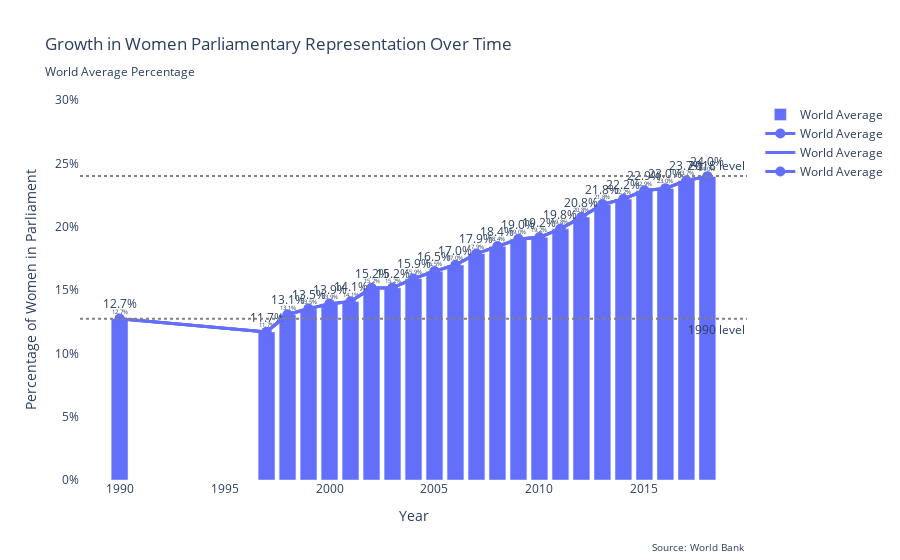

The cell this chart's notebook holds for it:
### Code cell
# Add line trace for world average
fig.add_trace(go.Scatter(
    x=df['year'],
    y=df['% of MPs who are women'],
    name='World Average',
    mode='lines+markers',
    line=dict(color='#636EFA', width=3),
    marker=dict(size=10),
    text=[f"{df['% of MPs who are women'].iloc[0]:.1f}%"] +  # First value
         [None]*(len(df)-2) +                               # Middle values (hidden)
         [f"{df['% of MPs who are women'].iloc[-1]:.1f}%"], # Last value
    textposition='top center'
))

### Figure 1 — Plotly figure (JSON) as saved in the notebook; plotly's stock layout.template omitted (floating-point values rounded to 4 significant figures)
{"data": [{"marker": {"color": "#636EFA"}, "name": "World Average", "text": ["12.7%", "11.7%", "13.1%", "13.5%", "13.9%", "14.1%", "15.2%", "15.2%", "15.9%", "16.5%", "17.0%", "17.9%", "18.4%", "19.0%", "19.2%", "19.8%", "20.8%", "21.8%", "22.2%", "22.9%", "23.0%", "23.7%", "24.0%"], "textposition": "outside", "type": "bar", "x": [1990, 1997, 1998, 1999, 2000, 2001, 2002, 2003, 2004, 2005, 2006, 2007, 2008, 2009, 2010, 2011, 2012, 2013, 2014, 2015, 2016, 2017, 2018], "y": [12.73, 11.69, 13.07, 13.52, 13.91, 14.09, 15.16, 15.18, 15.9, 16.48, 16.98, 17.87, 18.45, 19.03, 19.16, 19.83, 20.76, 21.77, 22.18, 22.85, 23.02, 23.65, 23.97]}, {"line": {"color": "#636EFA", "width": 3}, "marker": {"size": 10}, "mode": "lines+markers+text", "name": "World Average", "text": ["12.7%", "11.7%", "13.1%", "13.5%", "13.9%", "14.1%", "15.2%", "15.2%", "15.9%", "16.5%", "17.0%", "17.9%", "18.4%", "19.0%", "19.2%", "19.8%", "20.8%", "21.8%", "22.2%", "22.9%", "23.0%", "23.7%", "24.0%"], "textposition": "top center", "type": "scatter", "x": [1990, 1997, 1998, 1999, 2000, 2001, 2002, 2003, 2004, 2005, 2006, 2007, 2008, 2009, 2010, 2011, 2012, 2013, 2014, 2015, 2016, 2017, 2018], "y": [12.73, 11.69, 13.07, 13.52, 13.91, 14.09, 15.16, 15.18, 15.9, 16.48, 16.98, 17.87, 18.45, 19.03, 19.16, 19.83, 20.76, 21.77, 22.18, 22.85, 23.02, 23.65, 23.97]}, {"line": {"color": "#636EFA", "width": 3}, "marker": {"size": 10}, "mode": "lines", "name": "World Average", "text": ["12.7%", "11.7%", "13.1%", "13.5%", "13.9%", "14.1%", "15.2%", "15.2%", "15.9%", "16.5%", "17.0%", "17.9%", "18.4%", "19.0%", "19.2%", "19.8%", "20.8%", "21.8%", "22.2%", "22.9%", "23.0%", "23.7%", "24.0%"], "textposition": "top center", "type": "scatter", "x": [1990, 1997, 1998, 1999, 2000, 2001, 2002, 2003, 2004, 2005, 2006, 2007, 2008, 2009, 2010, 2011, 2012, 2013, 2014, 2015, 2016, 2017, 2018], "y": [12.73, 11.69, 13.07, 13.52, 13.91, 14.09, 15.16, 15.18, 15.9, 16.48, 16.98, 17.87, 18.45, 19.03, 19.16, 19.83, 20.76, 21.77, 22.18, 22.85, 23.02, 23.65, 23.97]}, {"line": {"color": "#636EFA", "width": 3}, "marker": {"size": 10}, "mode": "lines+markers", "name": "World Average", "text": ["12.7%", null, null, null, null, null, null, null, null, null, null, null, null, null, null, null, null, null, null, null, null, null, "24.0%"], "textposition": "top center", "type": "scatter", "x": [1990, 1997, 1998, 1999, 2000, 2001, 2002, 2003, 2004, 2005, 2006, 2007, 2008, 2009, 2010, 2011, 2012, 2013, 2014, 2015, 2016, 2017, 2018], "y": [12.73, 11.69, 13.07, 13.52, 13.91, 14.09, 15.16, 15.18, 15.9, 16.48, 16.98, 17.87, 18.45, 19.03, 19.16, 19.83, 20.76, 21.77, 22.18, 22.85, 23.02, 23.65, 23.97]}], "layout": {"annotations": [{"font": {"size": 10}, "showarrow": false, "text": "Source: World Bank", "x": 1, "xref": "paper", "y": -0.2, "yref": "paper"}, {"showarrow": false, "text": "1990 level", "x": 1, "xanchor": "right", "xref": "x domain", "y": 12.73, "yanchor": "top", "yref": "y"}, {"showarrow": false, "text": "2018 level", "x": 1, "xanchor": "right", "xref": "x domain", "y": 24, "yanchor": "bottom", "yref": "y"}], "autosize": true, "hovermode": "x unified", "plot_bgcolor": "white", "shapes": [{"line": {"color": "gray", "dash": "dot"}, "type": "line", "x0": 0, "x1": 1, "xref": "x domain", "y0": 12.73, "y1": 12.73, "yref": "y"}, {"line": {"color": "gray", "dash": "dot"}, "type": "line", "x0": 0, "x1": 1, "xref": "x domain", "y0": 24, "y1": 24, "yref": "y"}], "title": {"text": "Growth in Women Parliamentary Representation Over Time<br><sub>World Average Percentage</sub>"}, "xaxis": {"autorange": true, "range": [1988.0, 2020.0], "title": {"text": "Year"}, "type": "linear"}, "yaxis": {"range": [0, 30], "ticktext": ["0%", "5%", "10%", "15%", "20%", "25%", "30%"], "tickvals": [0, 5, 10, 15, 20, 25, 30], "title": {"text": "Percentage of Women in Parliament"}, "type": "linear"}}}
